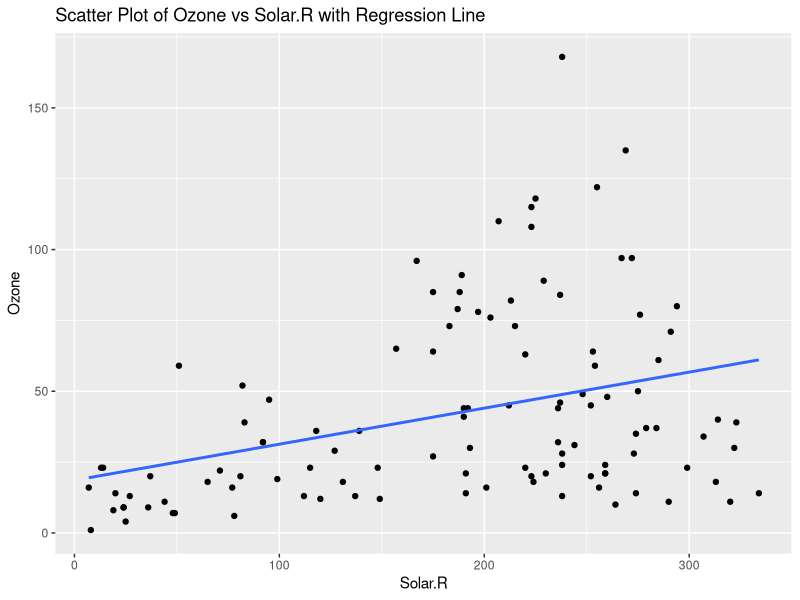

Write the R code that produced this figure.
library(ggplot2)
ggplot(airquality, aes(x = Solar.R, y = Ozone)) + 
  geom_point() + 
  geom_smooth(method = "lm", formula = y ~ x, se = FALSE) + 
  ggtitle("Scatter Plot of Ozone vs Solar.R with Regression Line")